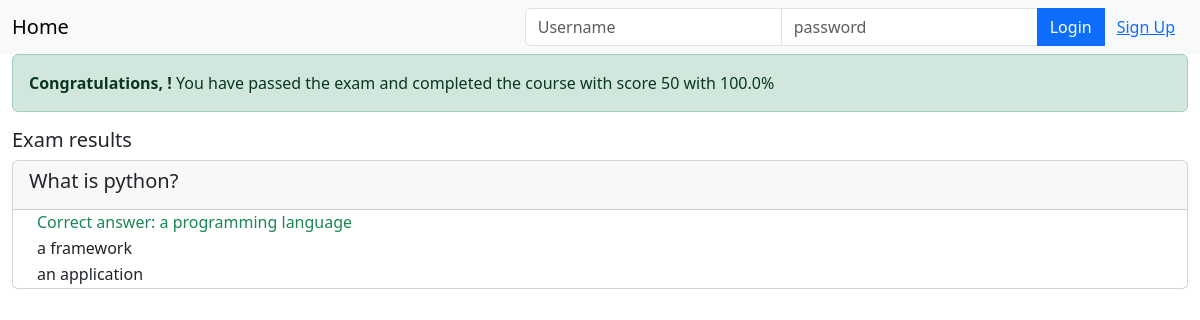
Page /onlinecourse/course/1/submission/1/result/ on the committed database.
### onlinecourse/models.py (models this page shows, shortened)
class Question(models.Model):
    course = models.ForeignKey(Course, on_delete=models.CASCADE)
    content = models.CharField(max_length=200)
    grade = models.IntegerField(default=50)

class Choice(models.Model):
    question = models.ForeignKey(Question, on_delete=models.CASCADE)
    content = models.CharField(max_length=200)
    is_correct = models.BooleanField(default=False)

### onlinecourse/views.py (the view)
# urls.py: path('course/<int:course_id>/submission/<int:submission_id>/result/', views.show_exam_result, name='exam_result'),
def show_exam_result(request, course_id, submission_id):
    context = {}
    course = get_object_or_404(Course, pk=course_id)
    submission = Submission.objects.get(id=submission_id)
    questions = Question.objects.filter(course=course)
    total_grade_points = sum(question.grade for question in questions)
    choices = submission.choices.all()
    total_score = 0
    for choice in choices:
        if choice.is_correct:
            total_score += choice.question.grade
    if total_grade_points > 0:
        percentage_score = (total_score / total_grade_points) * 100
    else:
        percentage_score = 0
    context['course'] = course
    context['grade'] = total_score
    context['percentage_score'] = percentage_score
    context['choices'] = choices
    return render(request, 'onlinecourse/exam_result_bootstrap.html', context)

### onlinecourse/templates/onlinecourse/exam_result_bootstrap.html (shortened to what this page needs)
<!DOCTYPE html>
<html lang="en">
    <head>
        {% load static %}
        <link rel="stylesheet" href="https://cdn.jsdelivr.net/npm/bootstrap@5.3.3/dist/css/bootstrap.min.css">
    </head>
    <body>
        <nav class="navbar navbar-light bg-light">
            <div class="container-fluid">
                <div class="navbar-header">
                    <a href="{% url 'onlinecourse:index' %}" class="navbar-brand">Home</a>
                </div>
                <ul class="nav navbar-nav navbar-right">
                    {% if user.is_authenticated %}
                    <li>
                        <a href="#" class="btn btn-link">{{ user.first_name }}({{ user.username }})</a>
                        <a href="{% url 'onlinecourse:logout' %}" class="btn btn-link">Logout</a>
                    </li>
                    {% else %}
                    <li>
                        <form action="{% url 'onlinecourse:login' %}" class="form-inline" method="post">
                            <div class="input-group">
                                <input type="text" class="form-control" placeholder="Username" name="username">
                                <input type="password" class="form-control" placeholder="password" name="psw">
                                <button class="btn btn-primary" type="submit">Login</button>
                                <a href="{% url 'onlinecourse:registration' %}" class="btn btn-link">Sign Up</a>
                            </div>
                        </form>
                    </li>
                    {% endif %}
                </ul>
            </div>
        </nav>
        <div class="container-fluid">
            {% if percentage_score > 80 %}
            <div class="alert alert-success">
                <b>Congratulations, {{ user.first_name }}!</b> You have passed the exam and completed the course with score {{ grade }} with {{ percentage_score }}%
            </div>
            {% else %}
            <div class="alert alert-danger">
                <b>Faield</b> Sorry, {{ user.first_name }}! You have failed the exam with score {{ grade }} with {{ percentage_score }}%
            </div>
            <a href="{% url 'onlinecourse:course_details' course.id %}" class="btn btn-link text-danger">Re-test</a>
            {% endif %}
            <div class="card-columns-vertical mt-1">
                <h5>Exam results</h5>
                {% for question in course.question_set.all %}
                <div class="card mt-1">
                    <div class="card-header"><h5>{{ question.content }}</h5></div>
                    <div class="form-group">
                        {% for choice in question.choice_set.all %}
                        <div class="form-check">
                            {% if choice.is_correct and choice in choices %}
                            <div class="text-success">Correct answer: {{ choice.content }}</div>
                            {% elif choice.is_correct and not choice in choices %}
                            <div class="text-warning">Not selected: {{ choice.content }}</div>
                            {% elif not choice.is_correct6 and choice in choices %}
                            <div class="text-danger">Wrong answer: {{ choice.content }}</div>
                            {% else %}
                            <div>{{ choice.content }}</div>
                            {% endif %}
                        </div>
                        {% endfor %}
                    </div>
                </div>
                {% endfor %}
            </div>
        </div>
    </body>
</html>

### rows in the picture
Question: content "What is python?"
Choice: content "a programming language"
Choice: content "a framework"
Choice: content "an application"

### other values in the picture
{{ grade }} "50"
{{ percentage_score }} "100.0"
